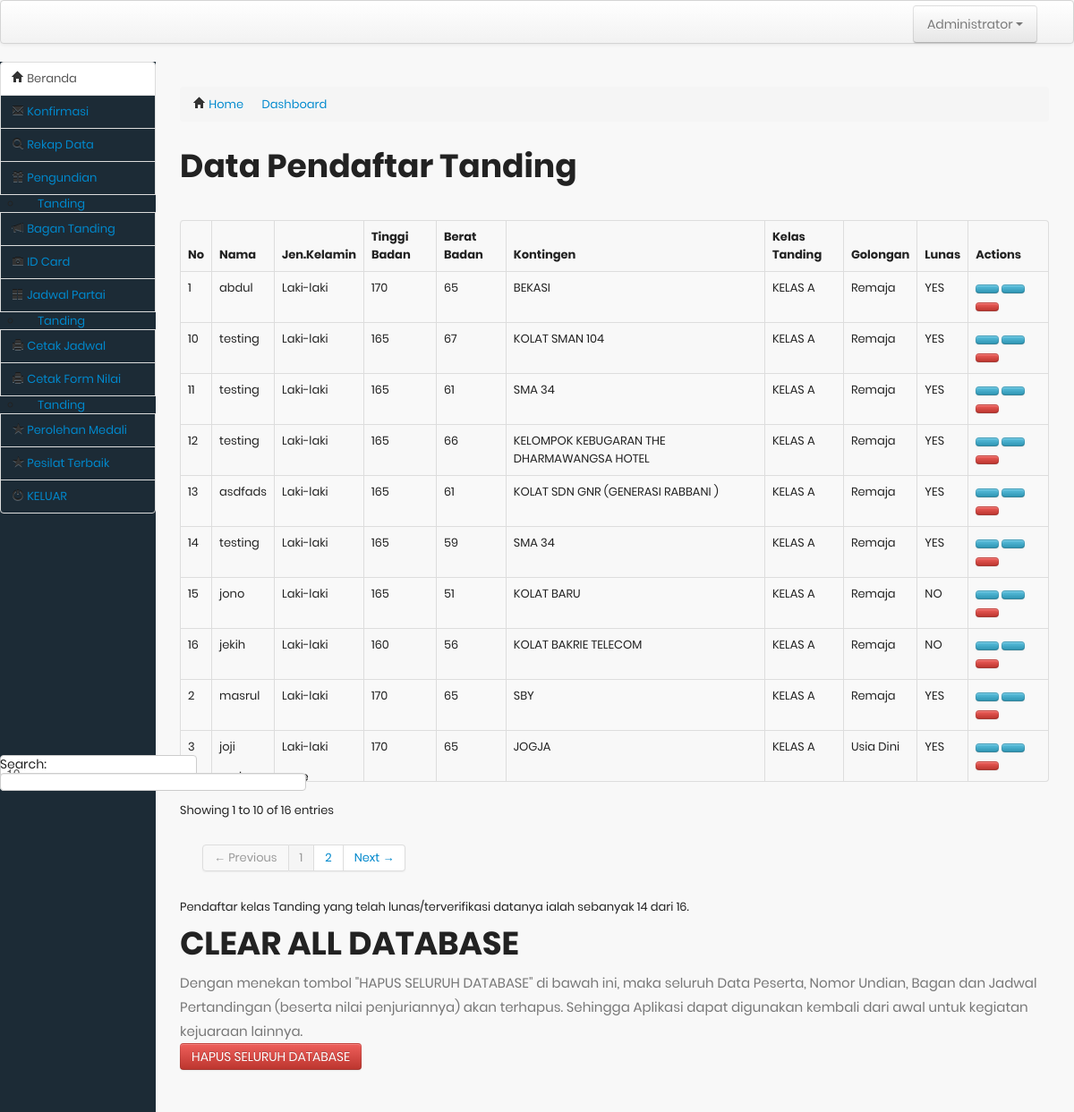
The page /backend/index.php (signed in) on the database its author committed.
### tables this page shows
CREATE TABLE `peserta` (
  `ID_peserta` int(11) NOT NULL,
  `nm_lengkap` varchar(35) NOT NULL,
  `jenis_kelamin` varchar(15) NOT NULL,
  `tpt_lahir` varchar(55) NOT NULL,
  `tgl_lahir` date NOT NULL,
  `tb` int(11) NOT NULL,
  `bb` int(11) NOT NULL,
  `kelas` varchar(21) NOT NULL,
  `asal_sekolah` varchar(55) NOT NULL,
  `kategori_tanding` varchar(10) NOT NULL,
  `golongan` varchar(15) NOT NULL,
  `kode_gr` varchar(32) NOT NULL,
  `kelas_tanding_FK` varchar(4) NOT NULL,
  `kontingen` varchar(100) NOT NULL,
  `foto` varchar(128) NOT NULL,
  `ktp` varchar(128) NOT NULL,
  `akta_lahir` varchar(128) NOT NULL,
  `ijazah` varchar(128) NOT NULL,
  `status` varchar(15) NOT NULL,
  `role` varchar(20) DEFAULT NULL,
  `email` varchar(100) DEFAULT NULL,
  `password` varchar(255) DEFAULT NULL,
  `history` varchar(255) DEFAULT NULL
);

CREATE TABLE `kelastanding` (
  `ID_kelastanding` int(11) NOT NULL,
  `nm_kelastanding` varchar(21) NOT NULL
);

### backend/index.php (the view, shortened to what this page needs)
<?php
	include 'includes/connection.php';
	$sqlpeserta ="SELECT * FROM peserta
					INNER JOIN kelastanding ON peserta.kelas_tanding_FK=kelastanding.ID_kelastanding
					ORDER BY peserta.jenis_kelamin,peserta.kelas_tanding_FK ASC";
	$datapeserta = mysqli_query($koneksi, $sqlpeserta);
?>
<div class="row-fluid sortable">
	<div class="box span12">
		<div class="box-header" data-original-title>
			<h2><i class="halflings-icon white user"></i><span class="break"></span>Data Pendaftar Tanding</h2>
		</div>
		<div class="box-content">
			<table class="table table-striped table-bordered bootstrap-datatable datatable">
				<thead>
					<tr>
						<th>No</th>
						<th>Nama</th>
						<th>Jen.Kelamin</th>
						<th>Tinggi Badan</th>
						<th>Berat Badan</th>
						<th>Kontingen</th>
						<th>Kelas Tanding</th>
						<th>Golongan</th>
						<th>Lunas</th>
						<th>Actions</th>
					</tr>
				</thead>
				<tbody>
					<?php $no=0; $paid=0; while($peserta = mysqli_fetch_array($datapeserta)) { $no++; ?>
					<tr>
						<td><?php echo $no; ?></td>
						<td><?php echo $peserta['nm_lengkap']; ?></td>
						<td><?php echo $peserta['jenis_kelamin']; ?></td>
						<td><?php echo $peserta['tb']; ?></td>
						<td><?php echo $peserta['bb']; ?></td>
						<td><?php echo $peserta['kontingen']; ?></td>
						<td><?php echo $peserta['nm_kelastanding']; ?></td>
						<td><?php echo $peserta['golongan']; ?></td>
						<td>
							<?php
								if($peserta['status']=='PAID') {
									echo "YES"; $paid=$paid+1;
								 } else {
								 	echo "NO";
								 }
							?>
						</td>
						<td class="center">
							<a class="btn btn-info" href="admin_do_paid.php?ID_peserta=<?php echo $peserta['ID_peserta']; ?>">
							</a>
							<a class="btn btn-info" href="admin_edit_peserta.php?ID_peserta=<?php echo $peserta['ID_peserta']; ?>">
							</a>
							<a class="btn btn-danger" onclick="return confirmDel()" href="admin_do_del_peserta.php?ID_peserta=<?php echo $peserta['ID_peserta'];?>">
							</a>
						</td>
					</tr>
					<?php } ?>
				</tbody>
			</table>
			Pendaftar kelas Tanding yang telah lunas/terverifikasi datanya ialah sebanyak <?php echo $paid; ?> dari <?php echo $no; ?>.
		</div>
	</div>
</div>
<div class="row-fluid sortable">
	<div class="box span12">
		<div class="box-header" data-original-title>
			<h2><i class="halflings-icon white remove"></i><span class="break"></span>CLEAR ALL DATABASE</h2>
		</div>
		<div class="box-content">
			<form class="form-horizontal" method="post" action="do_clear_db.php">
				<p>Dengan menekan tombol "HAPUS SELURUH DATABASE" di bawah ini, maka seluruh Data Peserta, Nomor Undian, Bagan dan Jadwal Pertandingan (beserta nilai penjuriannya) akan terhapus. Sehingga Aplikasi dapat digunakan kembali dari awal untuk kegiatan kejuaraan lainnya.</p>
				<input type="submit" onclick="return confirmDel()" class="btn btn-danger" value="HAPUS SELURUH DATABASE">
			</form>
		</div>
	</div>
</div>

### css/style.css (style rules this page uses)
input, select, textarea { outline: none; appearance: unset !important; -moz-appearance: unset !important; -webkit-appearance: unset !important; -o-appearance: unset !important; -ms-appearance: unset !important; }
p { margin-bottom: 0px; font-size: 15px; color: #777; }
h2 { line-height: 1.66; margin: 0; padding: 0; font-weight: bold; color: #222; font-family: Poppins; font-size: 36px; }
body { font-size: 13px; line-height: 1.8; color: #222; background: #f8f8f8; font-weight: 400; font-family: Poppins; }
input { width: 100%; display: block; border: none; border-bottom: 1px solid #999; padding: 6px 30px; font-family: Poppins; box-sizing: border-box; }

### rows shown on the page
peserta: nm_lengkap "abdul", jenis_kelamin "Laki-laki", tb "170", bb "65", kontingen "BEKASI", kelastanding.nm_kelastanding "KELAS A", golongan "Remaja", status "YES"
peserta: nm_lengkap "masrul", jenis_kelamin "Laki-laki", tb "170", bb "65", kontingen "SBY", kelastanding.nm_kelastanding "KELAS A", golongan "Remaja", status "YES"
peserta: nm_lengkap "joji", jenis_kelamin "Laki-laki", tb "170", bb "65", kontingen "JOGJA", kelastanding.nm_kelastanding "KELAS A", golongan "Usia Dini", status "YES"
peserta: nm_lengkap "testing", jenis_kelamin "Laki-laki", tb "165", bb "67", kontingen "KOLAT SMAN 104", kelastanding.nm_kelastanding "KELAS A", golongan "Remaja", status "YES"
peserta: nm_lengkap "testing", jenis_kelamin "Laki-laki", tb "165", bb "61", kontingen "SMA 34", kelastanding.nm_kelastanding "KELAS A", golongan "Remaja", status "YES"
peserta: nm_lengkap "testing", jenis_kelamin "Laki-laki", tb "165", bb "66", kontingen "KELOMPOK KEBUGARAN THE DHARMAWANGSA HOTEL", kelastanding.nm_kelastanding "KELAS A", golongan "Remaja", status "YES"
peserta: nm_lengkap "asdfads", jenis_kelamin "Laki-laki", tb "165", bb "61", kontingen "KOLAT SDN GNR (GENERASI RABBANI )", kelastanding.nm_kelastanding "KELAS A", golongan "Remaja", status "YES"
peserta: nm_lengkap "testing", jenis_kelamin "Laki-laki", tb "165", bb "59", kontingen "SMA 34", kelastanding.nm_kelastanding "KELAS A", golongan "Remaja", status "YES"
peserta: nm_lengkap "jono", jenis_kelamin "Laki-laki", tb "165", bb "51", kontingen "KOLAT BARU", kelastanding.nm_kelastanding "KELAS A", golongan "Remaja", status "NO"
peserta: nm_lengkap "jekih", jenis_kelamin "Laki-laki", tb "160", bb "56", kontingen "KOLAT BAKRIE TELECOM", kelastanding.nm_kelastanding "KELAS A", golongan "Remaja", status "NO"

### other values the page prints
$paid "14"
$no "16"
